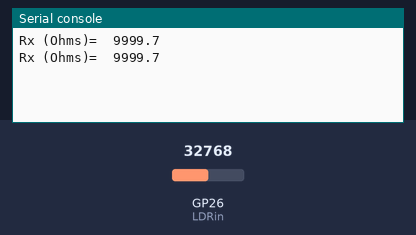
Recording of a program running on a simulated Raspberry Pi Pico running MicroPython. Parts: the last lines printed to the serial console. The test bench sets the inputs (shaded band); at power-on: GP26 (LDRin) = 32768 (analog values on the 0–65535 scale).

Above: at 1.2 s.
1.3 s: GP26 (LDRin) set to 19660
At 2.8 s:
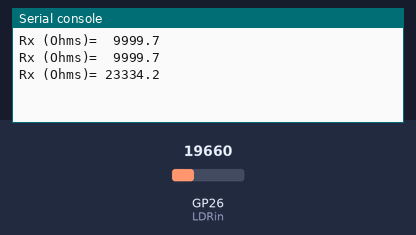
3.5 s: GP26 (LDRin) set to 65535
At 4.7 s:
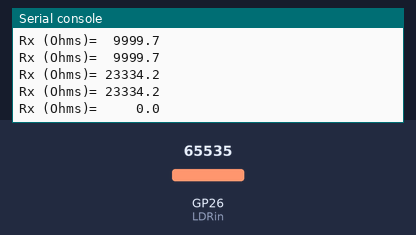

Measured:
- after the input at 1.3 s, the serial console: prints a new line after 0.70 s (image 1)
- after the input at 3.5 s, the serial console: prints a new line after 0.50 s (image 2)

The program:

Ohmmeter.py
```python
#--------------------------------------------------------------
#				OHMMETER
#				========
#
# In this project the value of an unknown resistor is measured
#
# Author: Dogan Ibrahim
# File  : Ohmmeter.py
# Date  : February 2011
#-------------------------------------------------------------
from machine import ADC
import utime

RF = 10									# RF = 10K
LDRin = ADC(0)							# ADC channel 0

while True:								# Do forever
    sum = 0
    for i in range(5):					# Get 5 readings
        sum = sum + LDRin.read_u16()	# Read voltage
    Vm = sum / 5						# Average
    Rx = 65535*RF / Vm - RF				# Calculate Rx
    RxOhms = 1000 * Rx					# Rx in Ohms
    print("Rx (Ohms)=%8.1f" %RxOhms)	# Display Rx
    utime.sleep(1)						# Wait 1 second
```
